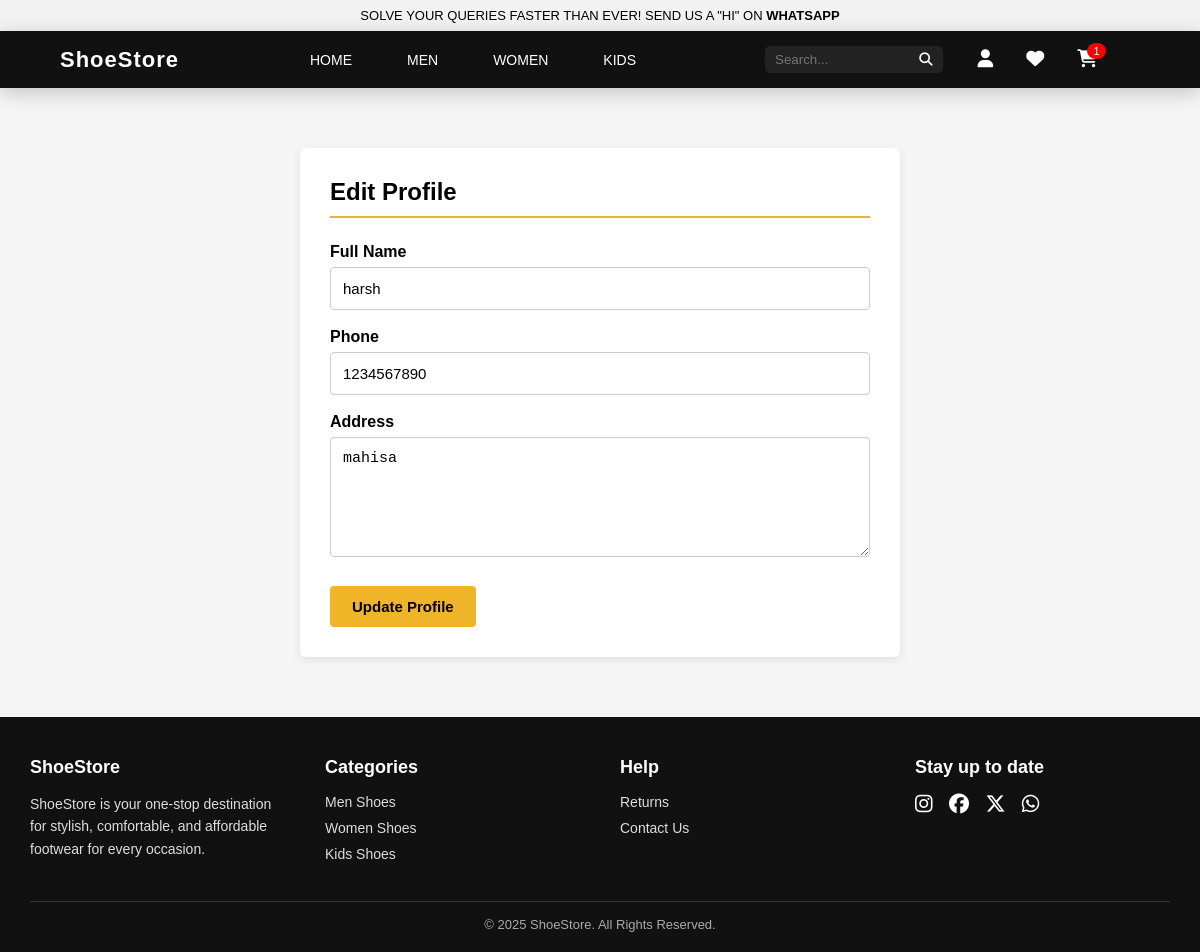
The app's page /edit_profile.php (signed in) with its own data.
### tables this page shows
CREATE TABLE IF NOT EXISTS `users` (
  `user_id` int(11) NOT NULL AUTO_INCREMENT,
  `name` varchar(100) NOT NULL,
  `email` varchar(100) NOT NULL,
  `password` varchar(100) NOT NULL,
  `phone` varchar(15) DEFAULT NULL,
  `address` varchar(200) DEFAULT NULL,
  `role` varchar(20) DEFAULT 'Customer',
  PRIMARY KEY (`user_id`),
  UNIQUE KEY `email` (`email`)
);

### edit_profile.php (the view, shortened to what this page needs)
<?php
include("db.php");
$user_id = $_SESSION['user_id'];
$stmt = mysqli_prepare($conn, "SELECT name, phone, address FROM users WHERE user_id=?");
mysqli_stmt_bind_param($stmt, "i", $user_id);
mysqli_stmt_execute($stmt);
$result = mysqli_stmt_get_result($stmt);
$user = mysqli_fetch_assoc($result);
?>
<!DOCTYPE html>
<html>
<head>
    <link rel="stylesheet" href="css/edit_profile.css">
</head>
<body>
<?php include("header.php"); ?>
<div class="account-container">
    <div class="account-box">
        <h2>Edit Profile</h2>
        <form method="post">
            <label>Full Name</label>
            <input type="text" name="name"
                   value="<?= htmlspecialchars($user['name']); ?>" required>
            <label>Phone</label>
            <input type="text" name="phone"
                   value="<?= htmlspecialchars($user['phone']); ?>">
            <label>Address</label>
            <textarea name="address" required><?= htmlspecialchars($user['address']); ?></textarea>
            <button type="submit" name="update" class="btn">
                Update Profile
            </button>
        </form>
    </div>
</div>
<?php include("footer.php"); ?>
</body>
</html>

### css/edit_profile.css (style rules this page uses)
* { box-sizing: border-box; }
body { margin: 0; font-family: Arial, sans-serif; background: #f5f5f5; }
.account-container { max-width: 900px; margin: 40px auto; padding: 20px; }
.account-box { max-width: 600px; margin: 0 auto; background: #fff; padding: 30px; border-radius: 6px; box-shadow: 0 3px 10px rgba(0,0,0,0.08); }
.account-box h2 { margin-bottom: 25px; font-size: 24px; border-bottom: 2px solid #f0b429; padding-bottom: 10px; }
.account-box label { display: block; margin-top: 18px; margin-bottom: 6px; font-weight: 600; }
.account-box input, .account-box textarea { width: 100%; padding: 12px; font-size: 15px; border: 1px solid #ccc; border-radius: 4px; }
.account-box textarea { height: 120px; resize: vertical; }
.btn { margin-top: 25px; padding: 12px 22px; background: #f0b429; border: none; color: #000; font-size: 15px; font-weight: 600; border-radius: 4px; cursor: pointer; }

### css/header.css (style rules this page uses)
* { margin: 0; padding: 0; box-sizing: border-box; }

### records on screen
users: name "harsh", phone "1234567890", address "mahisa"
